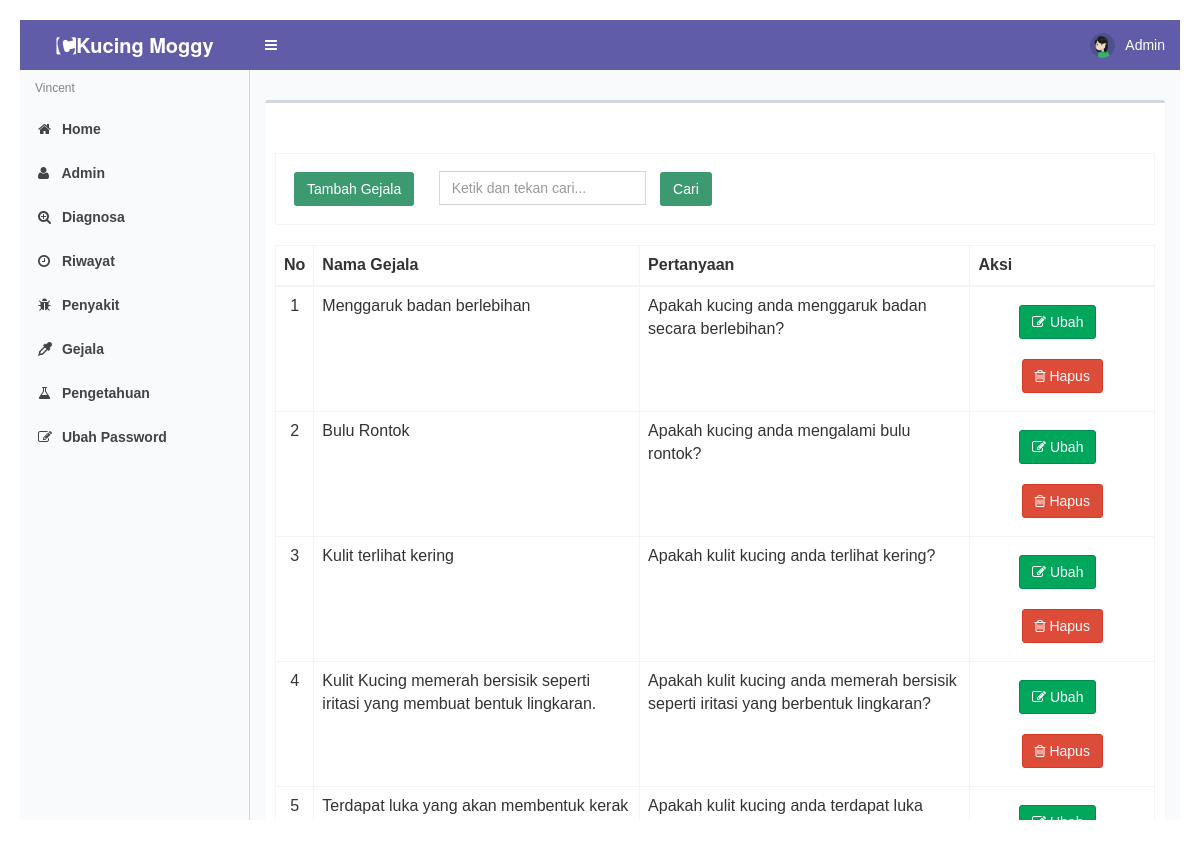
The app's page /gejala (signed in) with its own data.
### tables this page shows
CREATE TABLE `gejala` (
  `kode_gejala` int(11) NOT NULL,
  `nama_gejala` varchar(500) NOT NULL,
  `pertanyaan` varchar(500) NOT NULL
);

### modul/gejala/gejala.php (the view, shortened to what this page needs)
<?php
if (!(isset($_SESSION['username']) && isset($_SESSION['password']))) {
    header('location:index.php');
    exit();
} else {
    ?>
<?php
$aksi="modul/gejala/aksi_gejala.php";
switch($_GET['act']){
  default:
  $offset=$_GET['offset'];
	$limit = 15;
	if (empty ($offset)) {
		$offset = 0;
	}
  $tampil=mysqli_query($conn,"SELECT * FROM gejala ORDER BY kode_gejala");
	?>
		<form method=POST action='?module=gejala' name=text_form onsubmit='return Blank_TextField_Validator_Cari()'>
          <br>
		  <br>
		  <table class='table table-bordered'>
		  	<tr>
				<td>
					<input class='btn bg-olive margin' type=button name=tambah value='Tambah Gejala' onclick="window.location.href='gejala/tambahgejala';">
					<input type=text name='keyword' style='margin-left: 10px;' placeholder='Ketik dan tekan cari...' class='form-control' value='<?php echo $_POST['keyword'];?>'>
					<input class='btn bg-olive margin' type=submit value='Cari' name=Go>
				</td>
			</tr>
          </table>
		</form>
	<?php
	$baris=mysqli_num_rows($tampil);
	if ($_POST['Go']){
			$numrows = mysqli_num_rows(mysqli_query($conn,"SELECT * FROM gejala where nama_gejala like '%$_POST[keyword]%'"));
			if ($numrows > 0){
				?>
					<div class='alert alert-success alert-dismissible'>
						<h4><i class='icon fa fa-check'></i>Sukses!</h4>
						Gejala yang anda cari di temukan.
					</div>
				<?php
				$i = 1;
				?>
					<table class='table table-bordered' style='overflow-x: auto' cellpadding='0' cellspacing='0'>
						<thead>
							<tr>
							<th>No</th>
							<th>Nama Gejala</th>
							<th>Pertanyaan</th>
							<th width='21%'>Aksi</th>
							</tr>
						</thead>
						<tbody>
				<?php
	$hasil = mysqli_query($conn,"SELECT * FROM gejala where nama_gejala like '%$_POST[keyword]%'");
	$no = 1;
	$counter = 1;
    while ($r=mysqli_fetch_array($hasil)){
	if ($counter % 2 == 0) $warna = "dark";
	else $warna = "light";
       echo "<tr class='".$warna."'>
			 <td align=center>$no</td>
			 <td>$r[nama_gejala]</td>
			 <td>$r[pertanyaan]</td>
			 <td align=center><a type='button' class='btn btn-success margin' href=gejala/editgejala/$r[kode_gejala]><i class='fa fa-pencil-square-o' aria-hidden='true'></i> Ubah </a> &nbsp;
	          <a type='button' class='btn btn-danger margin' href=\"JavaScript: confirmIt('Anda yakin akan menghapusnya ?','$aksi?module=gejala&act=hapus&id=$r[kode_gejala]','','','','u','n','Self','Self')\" onMouseOver=\"self.status=''; return true\" onMouseOut=\"self.status=''; return true\"><i class='fa fa-trash-o' aria-hidden='true'></i> Hapus</a>
             </td></tr>";
      $no++;
	  $counter++;
    }
    echo "</tbody></table>";
			}
			else{
				echo "<div class='alert alert-danger alert-dismissible'>
                <h4><i class='icon fa fa-ban'></i> Gagal!</h4>
                Maaf, Gejala yang anda cari tidak ditemukan , silahkan inputkan dengan benar dan cari kembali.
              </div>";
			}
		}else{
	if($baris>0){
	echo" <table class='table table-bordered' style='overflow-x=auto' cellpadding='0' cellspacing='0'>
          <thead>
            <tr>
              <th>No</th>
              <th>Nama Gejala</th>
			  <th>Pertanyaan</th>
              <th width='21%'>Aksi</th>
            </tr>
          </thead>
		  <tbody>
		  ";
	$hasil = mysqli_query($conn,"SELECT * FROM gejala ORDER BY kode_gejala limit $offset,$limit");
	$no = 1 + $offset;
	$counter = 1;
    while ($r=mysqli_fetch_array($hasil)){
	if ($counter % 2 == 0) $warna = "dark";
	else $warna = "light";
       echo "<tr class='".$warna."'>
			 <td align=center>$no</td>
			 <td>$r[nama_gejala]</td>
			 <td>$r[pertanyaan]</td>
			 <td align=center>
			 <a type='button' class='btn btn-success margin' href=gejala/editgejala/$r[kode_gejala]><i class='fa fa-pencil-square-o' aria-hidden='true'></i> Ubah </a> &nbsp;
	          <a type='button' class='btn btn-danger margin' href=\"JavaScript: confirmIt('Anda yakin akan menghapusnya ?','$aksi?module=gejala&act=hapus&id=$r[kode_gejala]','','','','u','n','Self','Self')\" onMouseOver=\"self.status=''; return true\" onMouseOut=\"self.status=''; return true\"><i class='fa fa-trash-o' aria-hidden='true'></i> Hapus</a>
             </td></tr>";
      $no++;
	  $counter++;
    }
    echo "</tbody></table>";
	}else{
	echo "<br><b>Data Kosong !</b>";
	}
	}
    break;
}
?>
<?php } ?>

### index.php (style rules this page uses)
body { font-family: Arial, sans-serif; margin: 20px; }

### records on screen
gejala: nama_gejala "Menggaruk badan berlebihan", pertanyaan "Apakah kucing anda menggaruk badan secara berlebihan?"
gejala: nama_gejala "Bulu Rontok", pertanyaan "Apakah kucing anda mengalami bulu rontok?"
gejala: nama_gejala "Kulit terlihat kering", pertanyaan "Apakah kulit kucing anda terlihat kering?"
gejala: nama_gejala "Kulit Kucing memerah bersisik seperti iritasi yang membuat bentuk lingkaran.", pertanyaan "Apakah kulit kucing anda memerah bersisik seperti iritasi yang berbentuk lingkaran?"
gejala: nama_gejala "Terdapat luka yang akan membentuk kerak…", pertanyaan "Apakah kulit kucing anda terdapat luka…"

### other values on screen
$_SESSION['username'] "Admin"
